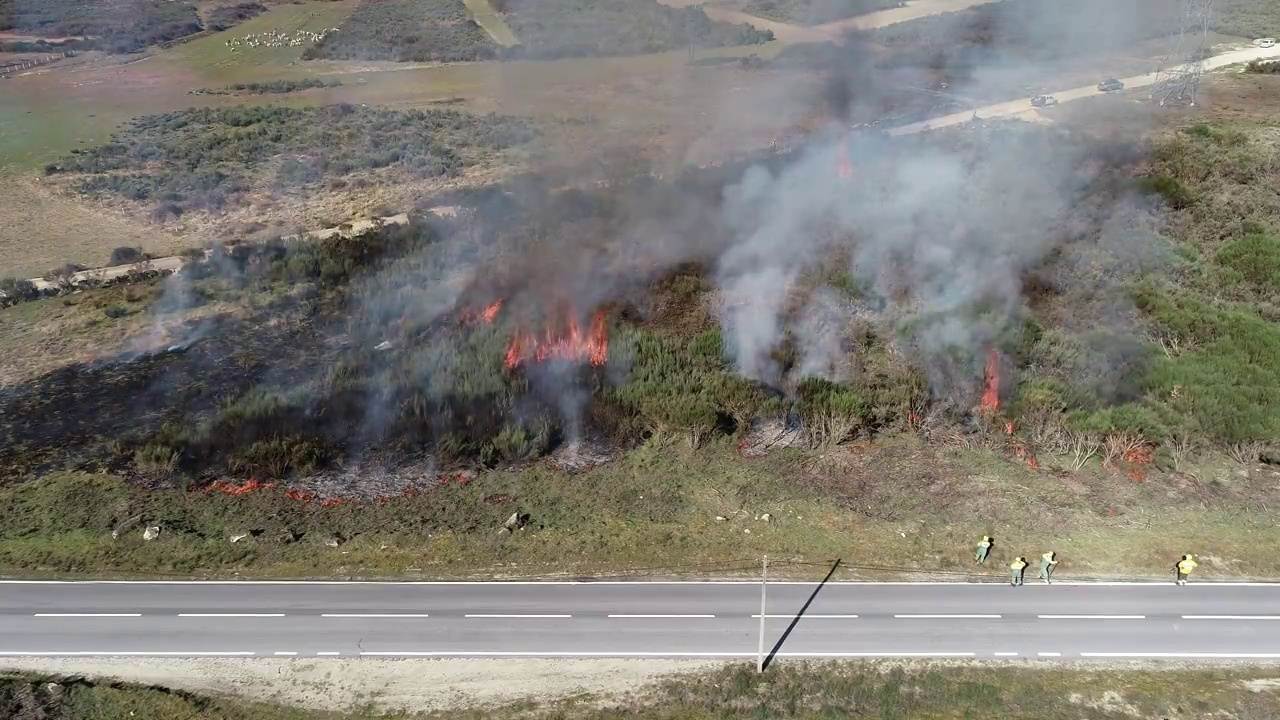
#> input picture image_transformations/Images/img1.jpg, 1280 x 720 px
$ python -i fire_cv.py   (imports and definitions only)
#> lines starting #> are read from the running program, lines starting #| are printed output that depends on the picture; after the words box and inside, x2 and y2 are one past the last pixel; in counts of white or black regions, pixels touching at a corner belong together
#> further down, picture is the input picture: shape (720, 1280, 3); mean B, G, R 114.9, 122.9, 126.3
import cv2
import os
import numpy as np
import datetime


class FireCv:

    def __init__(self):
        return

    def nothing(self, x):
        pass

    # [36 lines left out: function divide_video, not called in this run]

    def analize_frame(self, frame):
        cv2.namedWindow('image', cv2.WINDOW_NORMAL)

        cv2.createTrackbar('Lower_H', 'image', 0, 179, self.nothing)
#> slider 'Lower_H' is set to 35
        cv2.createTrackbar('Lower_S', 'image', 0, 255, self.nothing)
#> slider 'Lower_S' is set to 51
        cv2.createTrackbar('Lower_V', 'image', 0, 255, self.nothing)
#> slider 'Lower_V' is set to 51

        cv2.createTrackbar('Upper_H', 'image', 0, 179, self.nothing)
#> slider 'Upper_H' is set to 179
        cv2.createTrackbar('Upper_S', 'image', 0, 255, self.nothing)
#> slider 'Upper_S' is set to 255
        cv2.createTrackbar('Upper_V', 'image', 0, 255, self.nothing)
#> slider 'Upper_V' is set to 255

        cv2.createTrackbar('iter', 'image', 0, 10, self.nothing)
#> slider 'iter' is set to 3

        hsv = cv2.cvtColor(frame, cv2.COLOR_BGR2HSV)
#> hsv: shape (720, 1280, 3); mean H, S, V 61.8, 40, 129.8

        cv2.setTrackbarPos('Upper_H', 'image', 179)
        cv2.setTrackbarPos('Upper_S', 'image', 255)
        cv2.setTrackbarPos('Upper_V', 'image', 255)

        img = frame
        while 1:
            cv2.imshow('image', img)

            # get current positions of trackbars
            h = cv2.getTrackbarPos('Lower_H', 'image')
            s = cv2.getTrackbarPos('Lower_S', 'image')
            v = cv2.getTrackbarPos('Lower_V', 'image')

            u_h = cv2.getTrackbarPos('Upper_H', 'image')
            u_s = cv2.getTrackbarPos('Upper_S', 'image')
            u_v = cv2.getTrackbarPos('Upper_V', 'image')

            it = cv2.getTrackbarPos('iter', 'image')

            lower_limit = np.array([h, s, v])
            upper_limit = np.array([u_h, u_s, u_v])

            aux = cv2.inRange(hsv, lower_limit, upper_limit)
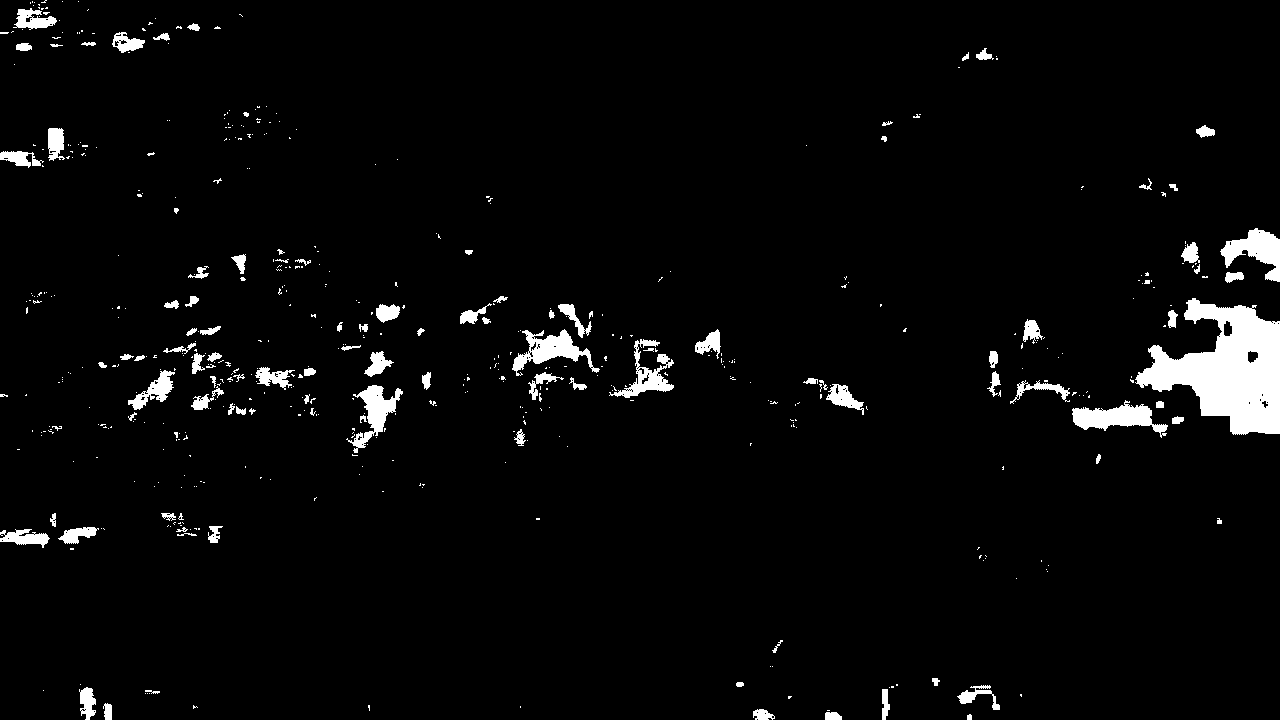
#> aux: shape (720, 1280); 3.5% white; 540 white regions (434 under 20 px), largest, box (x1, y1, x2, y2) and area: (1135, 298, 1280, 435) 10747, (1072, 400, 1168, 438) 1626, (1220, 228, 1280, 282) 1555
            aux = cv2.erode(aux, None, iterations=it)
#> aux: shape (720, 1280); 1.3% white; 49 white regions (24 under 20 px), largest, box (x1, y1, x2, y2) and area: (1140, 303, 1280, 431) 8360, (1225, 233, 1280, 278) 797, (1076, 409, 1148, 425) 784
            aux = cv2.dilate(aux, None, iterations=it)
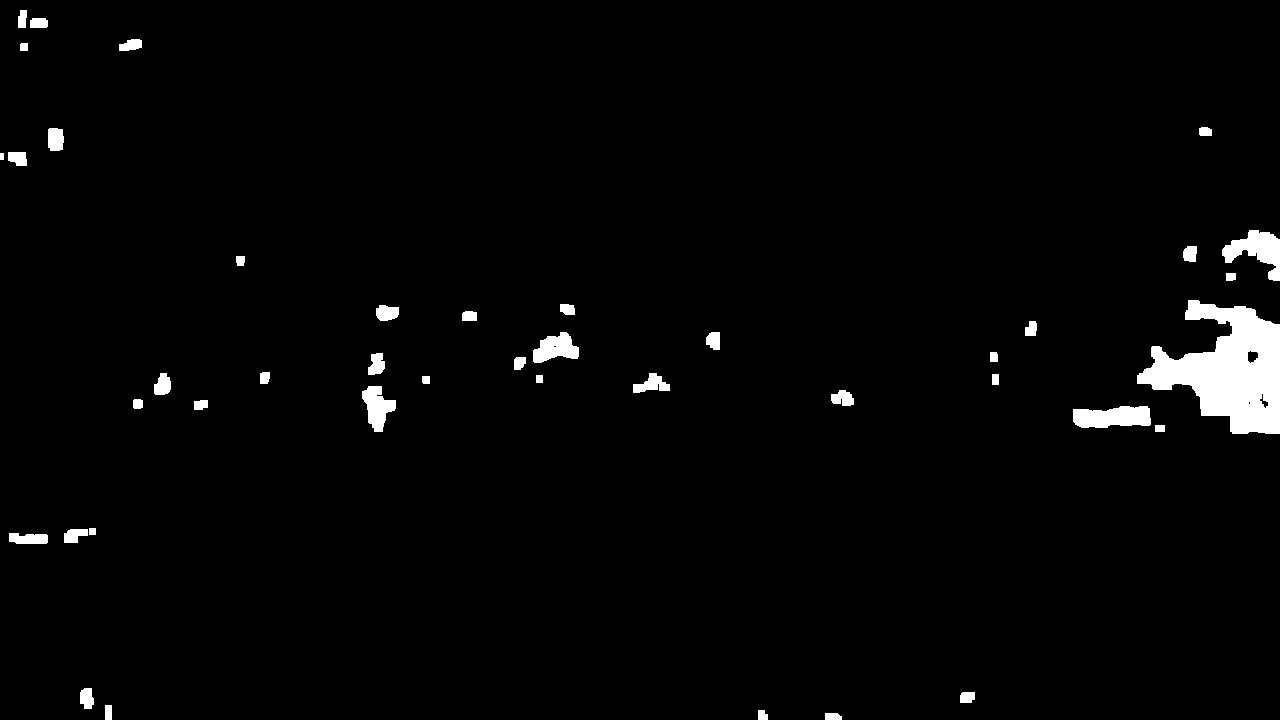
#> aux: shape (720, 1280); 2.3% white; 42 white regions, largest, box (x1, y1, x2, y2) and area: (1137, 300, 1280, 434) 10544, (1222, 230, 1280, 281) 1457, (1073, 406, 1151, 428) 1396
            img2 = cv2.bitwise_and(frame, frame, mask=aux)
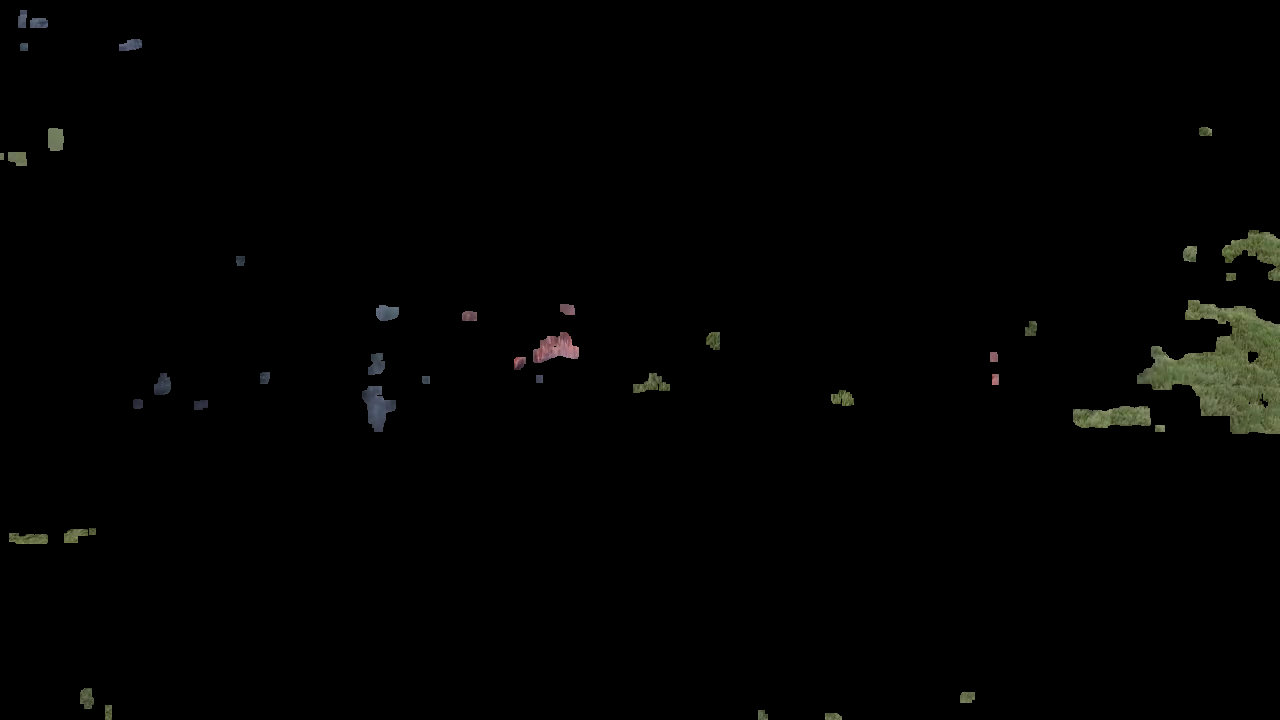
#> img2: shape (720, 1280, 3); mean B, G, R 1.7, 2.3, 2.2

            # original mais segmentada
            img = cv2.addWeighted(frame, 0.3, img2, 0.7, 0)
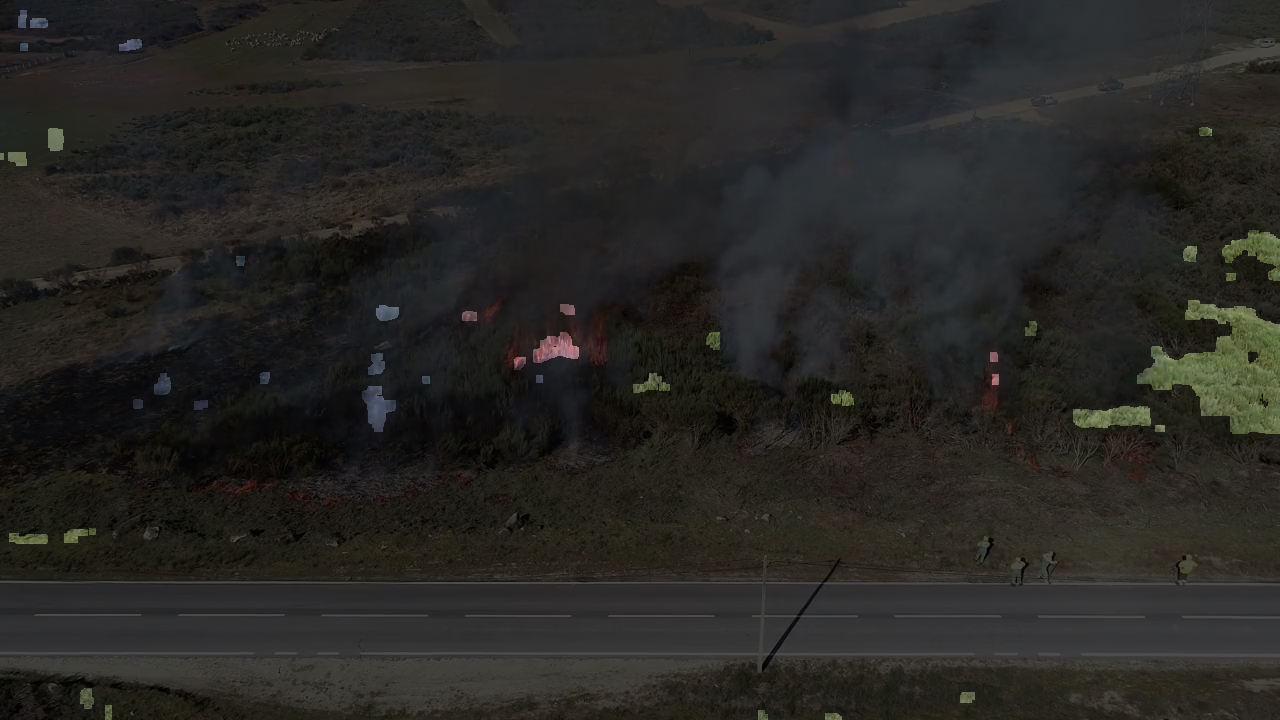
#> img: shape (720, 1280, 3); mean B, G, R 35.7, 38.5, 39.4

            k = cv2.waitKey(5) & 0xFF
#> (key Esc is pressed here)
            if k == ord("s"):
                cv2.destroyWindow('image')
                return img2

    # [46 lines left out: function watershed, not called in this run]

>>> import cv2
>>> picture = cv2.imread('../../image_transformations/Images/img1.jpg')
>>> result = FireCv().analize_frame(picture)
